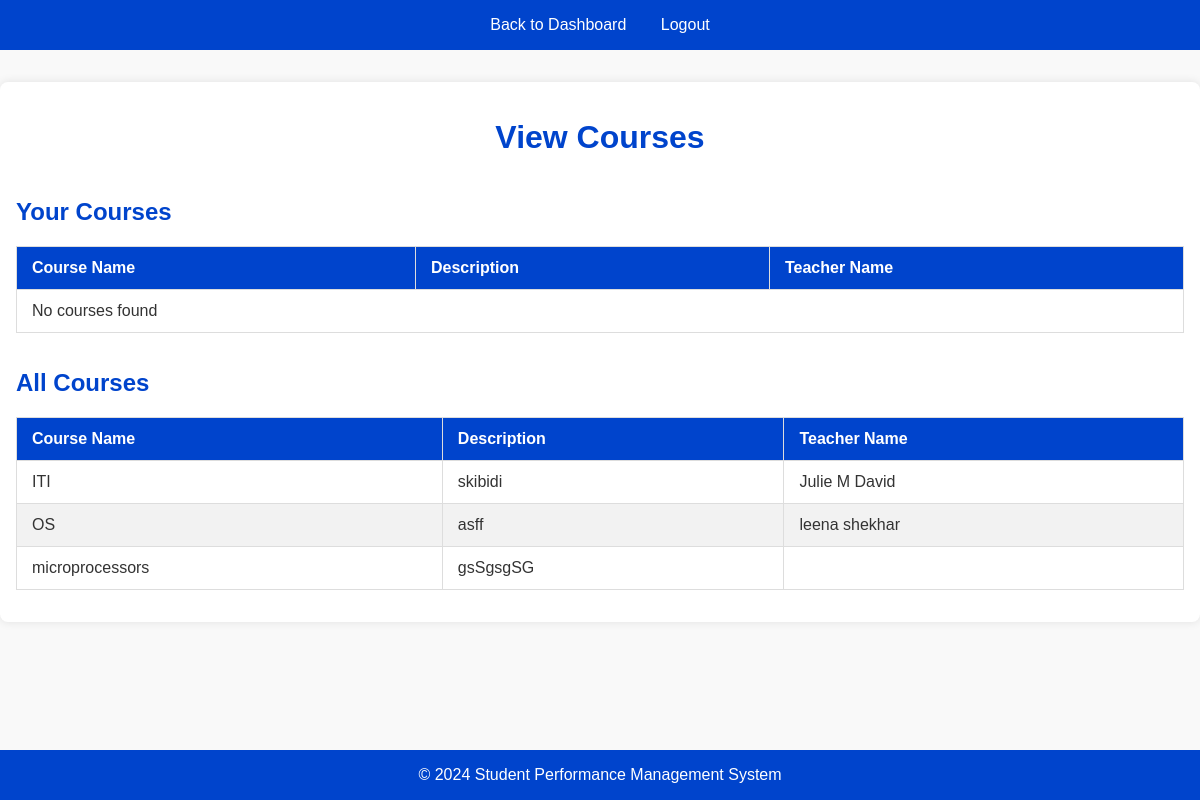
The app's page /html/ViewCourses.php (signed in) with its own data.
### tables this page shows
CREATE TABLE `courses` (
  `course_id` int(11) NOT NULL,
  `course_name` varchar(100) NOT NULL,
  `course_description` text DEFAULT NULL,
  `teacher_id` int(11) DEFAULT NULL,
  `created_at` timestamp NOT NULL DEFAULT current_timestamp(),
  `updated_at` timestamp NOT NULL DEFAULT current_timestamp() ON UPDATE current_timestamp()
);

CREATE TABLE `teachers` (
  `teacher_id` int(11) NOT NULL,
  `first_name` varchar(50) NOT NULL,
  `last_name` varchar(50) NOT NULL,
  `email` varchar(100) NOT NULL,
  `phone_number` varchar(15) DEFAULT NULL,
  `hire_date` date NOT NULL,
  `user_id` int(11) DEFAULT NULL,
  `created_at` timestamp NOT NULL DEFAULT current_timestamp(),
  `updated_at` timestamp NOT NULL DEFAULT current_timestamp() ON UPDATE current_timestamp()
);

### html/ViewCourses.php (the view, shortened to what this page needs)
<!DOCTYPE html>
<html lang="en">
<head>
    <link rel="stylesheet" href="../css/ViewCourses.css">
</head>
<body>
    <nav>
        <a href="TeacherDashboard.html">Back to Dashboard</a>
        <a href="logout.html">Logout</a>
    </nav>
    <div class="container">
        <h1>View Courses</h1>
        <div class="table-container">
            <h2>Your Courses</h2>
            <table>
                <thead>
                    <tr>
                        <th>Course Name</th>
                        <th>Description</th>
                        <th>Teacher Name</th>
                    </tr>
                </thead>
                <tbody>
                    <?php
                    include 'db_connection.php';
                    $user_id = $_SESSION['user_id'];
                    $sql = "SELECT c.course_name, c.course_description, t.first_name, t.last_name
                            FROM courses c
                            JOIN teachers t ON c.teacher_id = t.teacher_id
                            JOIN users u ON t.user_id = u.user_id
                            WHERE u.user_id = $user_id";
                    $result = $conn->query($sql);
                    if ($result->num_rows > 0) {
                        while ($row = $result->fetch_assoc()) {
                            echo "<tr>
                                    <td>{$row['course_name']}</td>
                                    <td>{$row['course_description']}</td>
                                    <td>{$row['first_name']} {$row['last_name']}</td>
                                </tr>";
                        }
                    } else {
                        echo "<tr><td colspan='3'>No courses found</td></tr>";
                    }
                    ?>
                </tbody>
            </table>
        </div>
        <div class="table-container">
            <h2>All Courses</h2>
            <table>
                <thead>
                    <tr>
                        <th>Course Name</th>
                        <th>Description</th>
                        <th>Teacher Name</th>
                    </tr>
                </thead>
                <tbody>
                    <?php
                    $sql = "SELECT c.course_name, c.course_description, t.first_name, t.last_name
                            FROM courses c
                            JOIN teachers t ON c.teacher_id = t.teacher_id";
                    $result = $conn->query($sql);
                    if ($result->num_rows > 0) {
                        while ($row = $result->fetch_assoc()) {
                            echo "<tr>
                                    <td>{$row['course_name']}</td>
                                    <td>{$row['course_description']}</td>
                                    <td>{$row['first_name']} {$row['last_name']}</td>
                                </tr>";
                        }
                    } else {
                        echo "<tr><td colspan='3'>No courses found</td></tr>";
                    }
                    ?>
                </tbody>
            </table>
        </div>
    </div>
    <footer>
        &copy; 2024 Student Performance Management System
    </footer>
</body>
</html>

### css/ViewCourses.css (style rules this page uses)
body { font-family: Arial, sans-serif; margin: 0; padding: 0; background-color: #f9f9f9; color: #333; }
nav { background-color: #0044cc; color: white; padding: 1em; text-align: center; }
nav a { color: white; margin: 0 15px; text-decoration: none; }
.container { max-width: 1200px; margin: 2em auto; padding: 1em; background-color: white; border-radius: 8px; box-shadow: 0 0 10px rgba(0, 0, 0, 0.1); }
h1 { text-align: center; color: #0044cc; }
h2 { color: #0044cc; }
table { width: 100%; border-collapse: collapse; margin: 1em 0; font-size: 16px; }
table th, table td { padding: 12px 15px; border: 1px solid #ddd; text-align: left; }
table th { background-color: #0044cc; color: white; font-weight: bold; }
table tr:nth-child(even) { background-color: #f2f2f2; }
.table-container { overflow-x: auto; }
footer { text-align: center; padding: 1em 0; background-color: #0044cc; color: white; position: fixed; bottom: 0; width: 100%; }

### records on screen
courses: course_name "ITI", course_description "skibidi", teacher.first_name "Julie M", teacher.last_name "David"
courses: course_name "OS", course_description "asff", teacher.first_name "leena", teacher.last_name "shekhar"
courses: course_name "microprocessors", course_description "gsSgsgSG"
